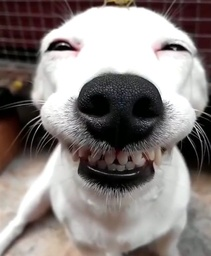
#> input picture MedianFilter/dooog.jpg, 211 x 256 px, shrunk from 716 x 870 before the run
$ jupyter execute main.ipynb
#> lines starting #> are read from the running program, lines starting #| are printed output that depends on the picture
[cell 1]
import cv2
import numpy as np
import matplotlib.pyplot as plt

# Лабораторная работа №3
# Удаление шума с изображений в пространственной области порядковыми
# фильтрами. Использовать следующие шумы:
# 1) гауссов шум (добавить шум на изображение в Photoshop);
# 2) равномерный шум (добавить шум на изображение в Photoshop)

def add_gaussian_noise(image, mean=0, sigma=25):
    noise = np.zeros(image.shape, np.uint8)
    cv2.randn(noise, mean, sigma)
    noisy_image = cv2.add(image, noise)
    return noisy_image

def add_uniform_noise(image, low=5, high=50):
    uniform_noise = np.random.uniform(low, high, image.shape).astype(np.uint8)
    noisy_image = cv2.add(image, uniform_noise)
    return noisy_image

def manual_median_filter_3x3(image):

    filtered_image = np.zeros_like(image)
    row = image.shape[0]
    coloumn = image.shape[1]
    for i in range(row):
        for j in range(coloumn):
            matrix = image[np.ix_([i-1,i,(i+1)%row],[j-1,j,(j+1)%coloumn])]
            # print(matrix)
            matrixArray = matrix.flatten()
            # print(matrixArray)
            matrixArray.sort()
            filtered_image[i, j] = matrixArray[4]

    return filtered_image

def manual_median_filter_5x5(image):

    filtered_image = np.zeros_like(image)
    row = image.shape[0]
    coloumn = image.shape[1]
    for i in range(row):
        for j in range(coloumn):
            matrix = image[np.ix_([i-2,i-1,i,(i+1)%row,(i+2)%row],
                                  [j-2,j-1,j,(j+1)%coloumn,(j+2)%coloumn])]
            # print(matrix)
            matrixArray = matrix.flatten()
            # print(matrixArray)
            matrixArray.sort()
            filtered_image[i, j] = matrixArray[12]

    return filtered_image


filename = 'dooog.jpg'
image = cv2.imread(filename, cv2.IMREAD_GRAYSCALE)
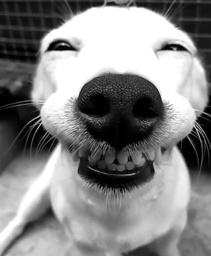
#> image: shape (256, 211); min 0, max 255, mean 133.2
# print(image)
if image is None:
    print("Ошибка: Не удалось загрузить изображение. Проверьте путь к файлу.")

plt.title('Original Image')
plt.imshow(cv2.cvtColor(image, cv2.COLOR_BGR2RGB))
plt.axis('off')

[cell 2]
plt.figure(figsize=(15, 15))
# plt.figure(figsize=(image.shape[0]//10, 2*image.shape[1]//10))
gaussian_noisy_image = add_gaussian_noise(image)
#> in add_gaussian_noise, `cv2.randn(noise, mean, sigma)`:
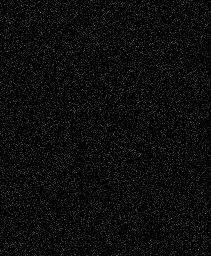
#> noise: shape (256, 211); min 0, max 105, mean 10
#> in add_gaussian_noise, `noisy_image = cv2.add(image, noise)`:
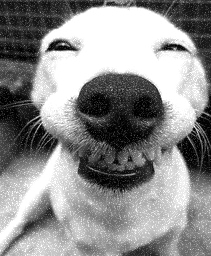
#> noisy_image: shape (256, 211); min 0, max 255, mean 141.4
plt.subplot(2,2,1)
plt.title('Gaussian Noisy Image')
plt.imshow(cv2.cvtColor(gaussian_noisy_image, cv2.COLOR_BGR2RGB))
plt.axis('off')

median_filtered_gaussian = manual_median_filter_3x3(gaussian_noisy_image)
#> after the loop in manual_median_filter_3x3, `for i in range(row):`:
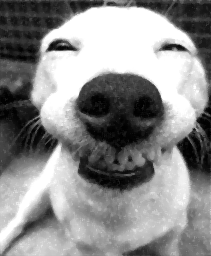
#> filtered_image: shape (256, 211); min 0, max 255, mean 139.1
plt.subplot(2,2,2)
plt.title('Manual Median Filtered 3x3 (Gaussian Noise)')
plt.imshow(cv2.cvtColor(median_filtered_gaussian, cv2.COLOR_BGR2RGB))
plt.axis('off')

plt.show()
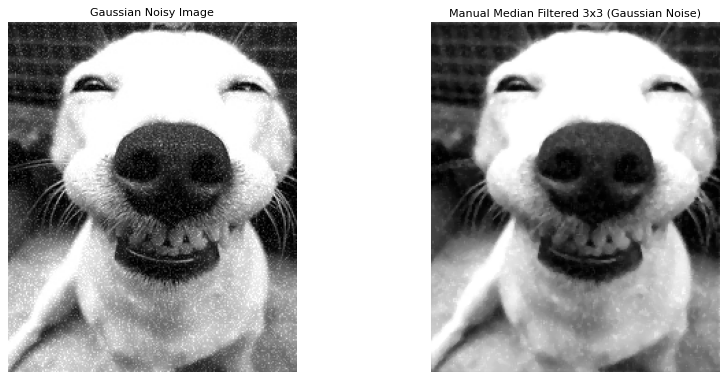
#> figure drawn by matplotlib, 2 panels

[cell 3]
plt.figure(figsize=(15, 15))
# plt.figure(figsize=(image.shape[0]//5, 2*image.shape[1]//5))
# gaussian_noisy_image = add_gaussian_noise2(image)
plt.subplot(2,2,1)
plt.title('Gaussian Noisy Image')
plt.imshow(cv2.cvtColor(gaussian_noisy_image, cv2.COLOR_BGR2RGB))
plt.axis('off')

median_filtered_gaussian = manual_median_filter_5x5(gaussian_noisy_image)
plt.subplot(2,2,2)
plt.title('Manual Median Filtered 5x5 (Gaussian Noise)')
plt.imshow(cv2.cvtColor(median_filtered_gaussian, cv2.COLOR_BGR2RGB))
plt.axis('off')

plt.show()

[cell 4]
plt.figure(figsize=(15, 15))
uniform_noisy_image = add_uniform_noise(image)
#> in add_uniform_noise, `noisy_image = cv2.add(image, uniform_noise)`:
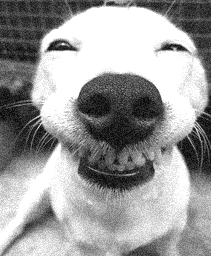
#> noisy_image: shape (256, 211); min 5, max 255, mean 155.4

plt.subplot(2,2,1)
plt.title('Uniform Noisy Image')
plt.imshow(cv2.cvtColor(uniform_noisy_image, cv2.COLOR_BGR2RGB))
plt.axis('off')

median_filtered_uniform = manual_median_filter_3x3(uniform_noisy_image)
#> after the loop in manual_median_filter_3x3 (call 2), `for i in range(row):`:
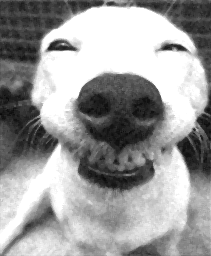
#> filtered_image: shape (256, 211); min 8, max 255, mean 155.6

plt.subplot(2,2,2)
plt.title('Manual Median Filtered 3x3 (Uniform Noise)')
plt.imshow(cv2.cvtColor(median_filtered_uniform, cv2.COLOR_BGR2RGB))
plt.axis('off')

plt.tight_layout()
plt.show()
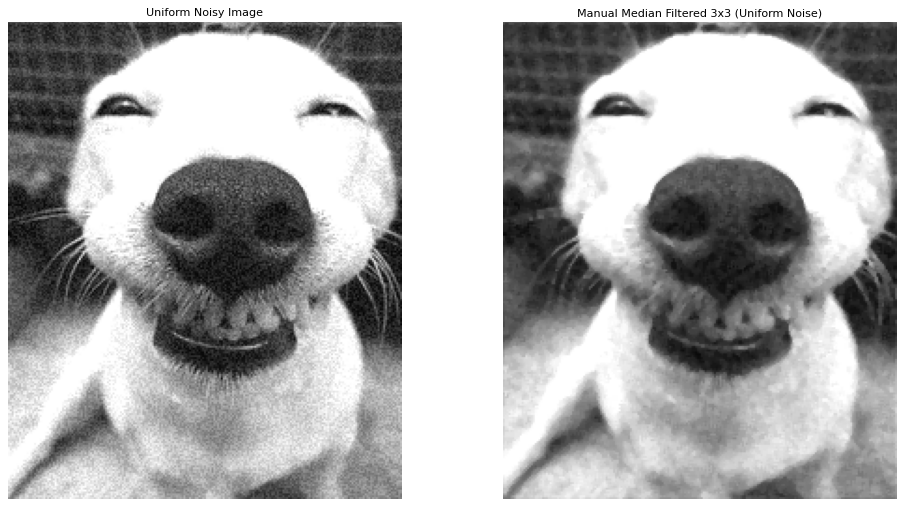
#> figure drawn by matplotlib, 2 panels

[cell 5]
plt.figure(figsize=(15, 15))

plt.subplot(2,2,1)
plt.title('Uniform Noisy Image')
plt.imshow(cv2.cvtColor(uniform_noisy_image, cv2.COLOR_BGR2RGB))
plt.axis('off')

median_filtered_uniform = manual_median_filter_5x5(uniform_noisy_image)

plt.subplot(2,2,2)
plt.title('Manual Median Filtered 5x5 (Uniform Noise)')
plt.imshow(cv2.cvtColor(median_filtered_uniform, cv2.COLOR_BGR2RGB))
plt.axis('off')

plt.tight_layout()
plt.show()

$ run again, with MedianFilter/cat.jpg copied over MedianFilter/dooog.jpg
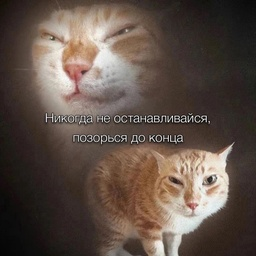
#> input picture MedianFilter/cat.jpg, 256 x 256 px, shrunk from 1080 x 1080 before the run
#> after the loop in manual_median_filter_3x3 (call 2), `for i in range(row):`:
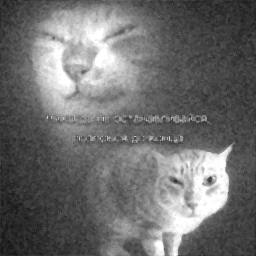
#> filtered_image: shape (256, 256); min 19, max 255, mean 109.3
#> `plt.show()`:
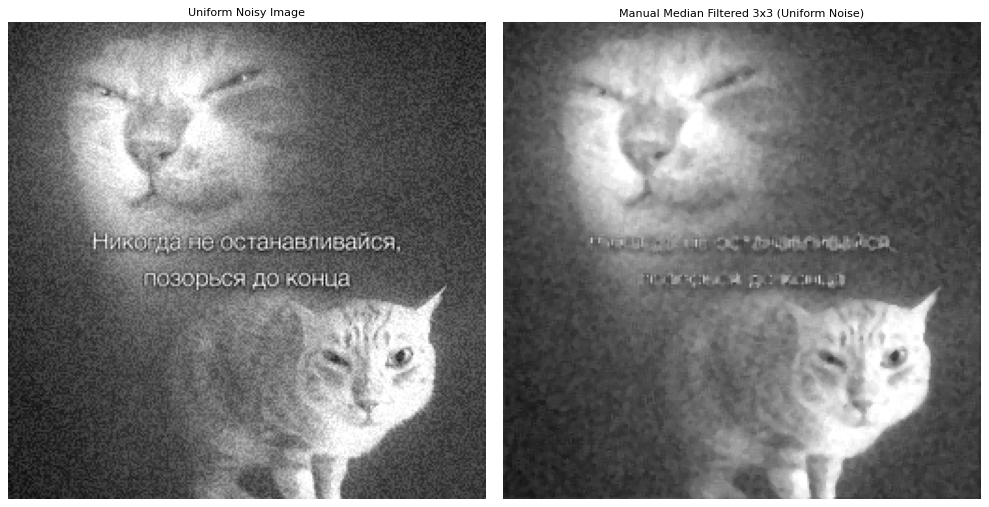
#> figure drawn by matplotlib, 2 panels

$ run again, with MedianFilter/catbeer.jpg copied over MedianFilter/dooog.jpg
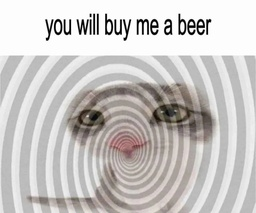
#> input picture MedianFilter/catbeer.jpg, 256 x 213 px, shrunk from 1080 x 900 before the run
#> `plt.show()`:
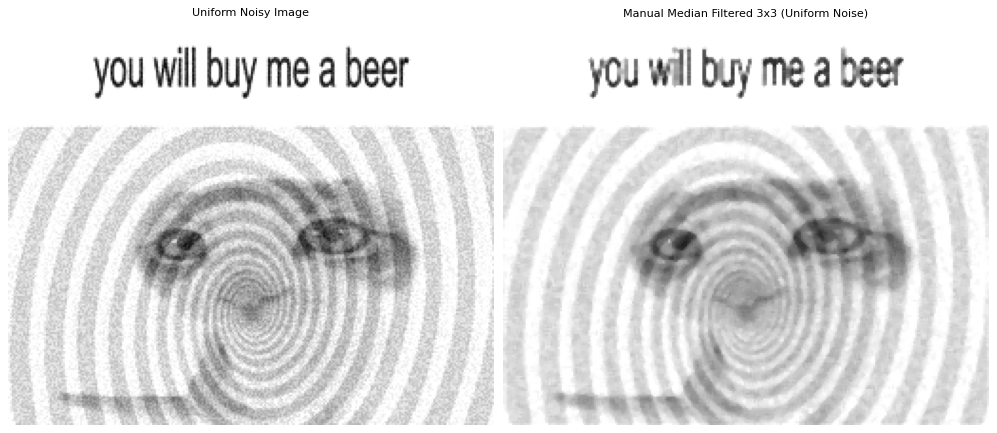
#> figure drawn by matplotlib, 2 panels
#> after the loop in manual_median_filter_5x5 (call 2), `for i in range(row):`:
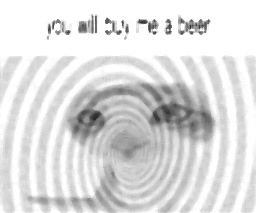
#> filtered_image: shape (213, 256); min 41, max 255, mean 221.4
